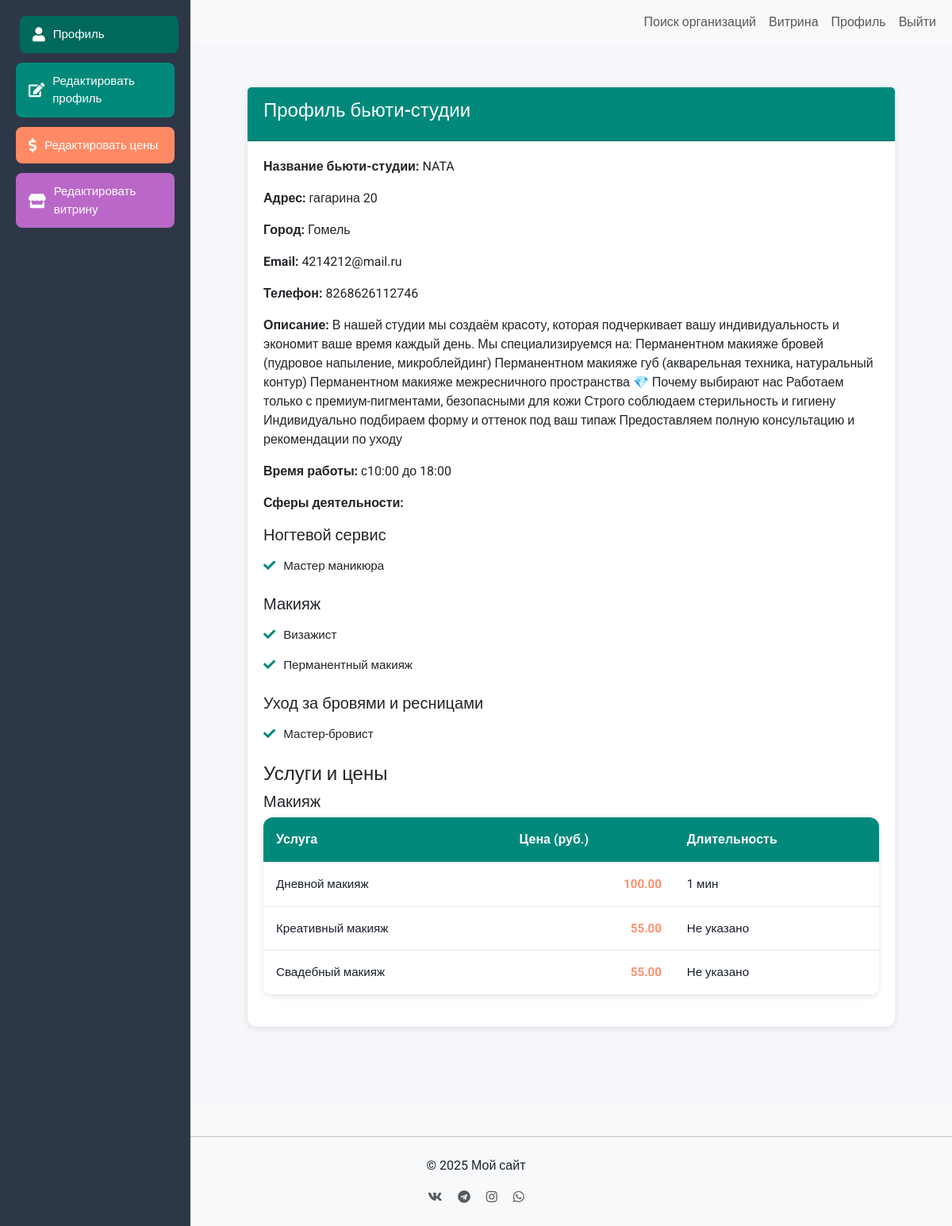
The page /accounts/profile/ (signed in) on the database as committed earlier.
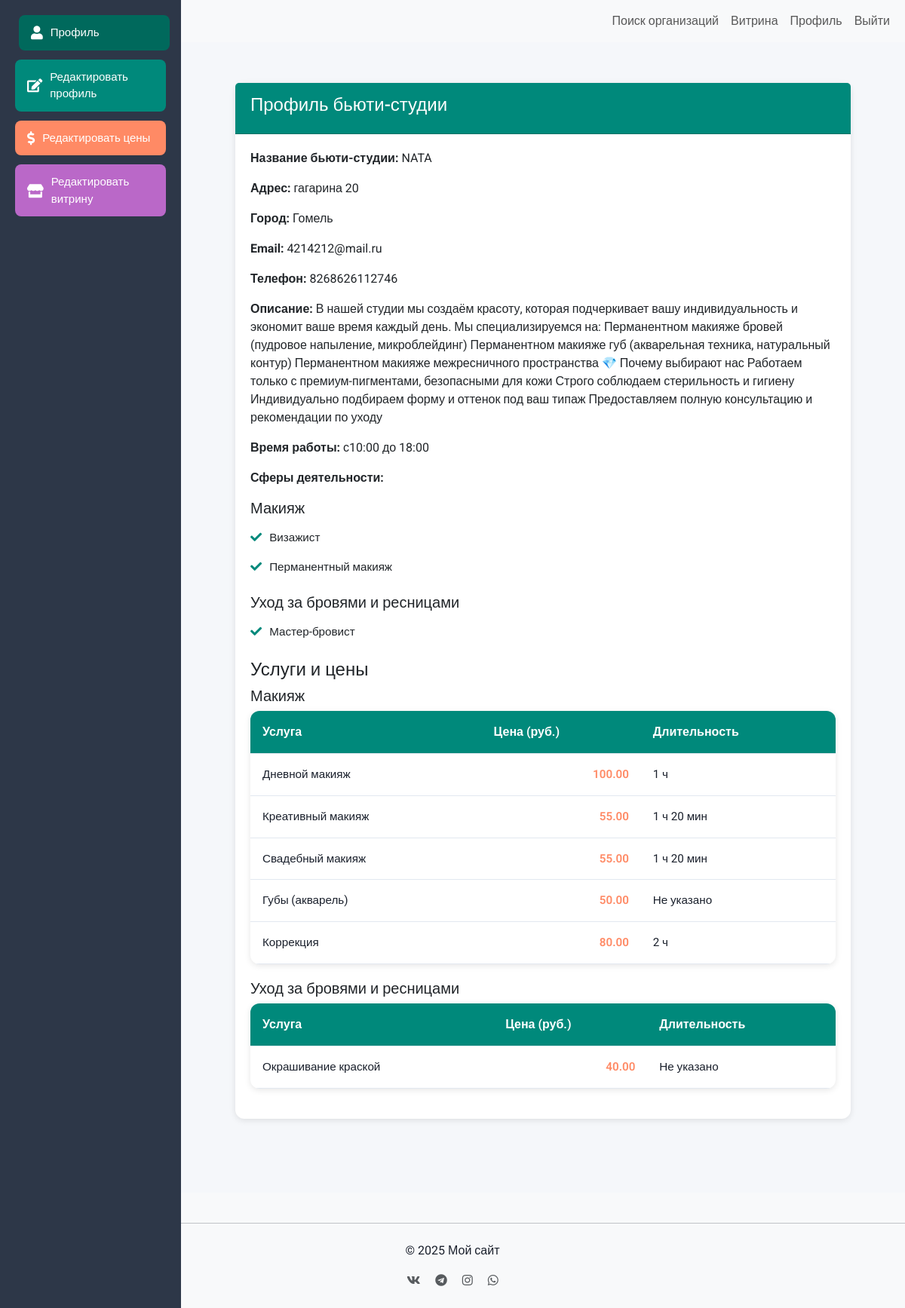
The same page on the database as committed later.
### accounts/models.py (models this page shows, shortened)
class WorkshopProfile(models.Model):
    user = models.OneToOneField(User, on_delete=models.CASCADE)
    workshop_name = models.CharField(max_length=100, verbose_name='Название бьюти-студии')
    workshop_address = models.CharField(max_length=255, verbose_name='Адрес')
    phone = models.CharField(max_length=20, verbose_name='Телефон бьюти-студии')
    city = models.CharField(max_length=100, blank=True, verbose_name='Город')
    activity_area = models.ManyToManyField(ActivityArea, verbose_name='Сферы деятельности')
    description = models.TextField(blank=True, verbose_name='Описание')
    working_hours = models.CharField(max_length=255, blank=True, verbose_name='Время работы')
    class Meta:
        verbose_name = 'Профиль бьюти-студии'
        verbose_name_plural = 'Профили бьюти-студий'

class ActivityArea(models.Model):
    CATEGORY_CHOICES = [
        ('hair', 'Уход за волосами'),
        ('nails', 'Ногтевой сервис'),
        ('cosmetology', 'Косметология'),
        ('makeup', 'Макияж'),
        ('brows_lashes', 'Уход за бровями и ресницами'),
        ('epilation', 'Эпиляция и депиляция'),
        ('body', 'Массаж и уход за телом'),
        ('tattoo_piercing', 'Тату и пирсинг'),
        ('styling', 'Стилистика и имидж'),
        ('kids', 'Детская бьюти-сфера'),
        ('alternative', 'Альтернативные направления'),
        ('education', 'Обучение и менторство'),
    ]
    name = models.CharField(max_length=100, verbose_name='Название')
    code = models.CharField(max_length=30, unique=True, verbose_name='Код')
    category = models.CharField(max_length=30, choices=CATEGORY_CHOICES, verbose_name='Категория')
    class Meta:
        verbose_name = 'Сфера деятельности'
        verbose_name_plural = 'Сферы деятельности'
    def __str__(self):
        return self.name

class ServicePrice(models.Model):
    workshop = models.ForeignKey(WorkshopProfile, on_delete=models.CASCADE, related_name='service_prices')
    activity_area = models.ForeignKey(ActivityArea, on_delete=models.CASCADE, verbose_name='Сфера деятельности')
    service_name = models.CharField(max_length=100, verbose_name='Название услуги')
    price = models.DecimalField(max_digits=10, decimal_places=2, verbose_name='Цена')
    duration = models.CharField(max_length=50, blank=True, verbose_name='Длительность')
    class Meta:
        verbose_name = 'Цена услуги'
        verbose_name_plural = 'Цены услуг'

### accounts/views.py (the view)
# urls.py: path('profile/', views.profile_view, name='profile'),
@login_required
def profile_view(request):
    client_profile = None
    workshop_profile = None
    is_client = False
    is_workshop = False
    grouped_activities = {}
    client_form = None
    workshop_form = None
    formset = None
    showcase_form = None
    upload_form = None
    showcase = None
    gallery = None
    grouped_prices = OrderedDict()
    try:
        client_profile = request.user.clientprofile
        is_client = True
        client_form = ClientProfileForm(instance=client_profile, initial={'email': request.user.email})
    except ClientProfile.DoesNotExist:
        try:
            workshop_profile = request.user.workshopprofile
            is_workshop = True
            workshop_form = WorkshopProfileForm(instance=workshop_profile, initial={'email': request.user.email})
            json_path = finders.find('services.json')
            if not json_path:
                logger.error("Файл services.json не найден")
                return JsonResponse({'success': False, 'errors': 'Service list not found.'}, status=500) if request.headers.get('X-Requested-With') == 'XMLHttpRequest' else redirect('accounts:profile')
            try:
                with open(json_path, 'r', encoding='utf-8') as f:
                    services_data = json.load(f)
                service_map = {item['code']: item['works'] for item in services_data}
            except json.JSONDecodeError as e:
                logger.error(f"Ошибка декодирования services.json: {str(e)}")
                return JsonResponse({'success': False, 'errors': 'Invalid services.json format.'}, status=500) if request.headers.get('X-Requested-With') == 'XMLHttpRequest' else redirect('accounts:profile')
            activity_codes = {str(area.id): area.code for area in workshop_profile.activity_area.all()}
            formset = ServicePriceFormSet(
                queryset=ServicePrice.objects.filter(workshop=workshop_profile),
                form_kwargs={'workshop': workshop_profile}
            )
            CATEGORY_TRANSLATIONS = {
                'hair': 'Уход за волосами',
                'nails': 'Ногтевой сервис',
                'cosmetology': 'Косметология',
                'makeup': 'Макияж',
                'brows_lashes': 'Уход за бровями и ресницами',
                'epilation': 'Эпиляция и депиляция',
                'body': 'Массаж и уход за телом',
                'tattoo_piercing': 'Тату и пирсинг',
                'styling': 'Стилистика и имидж',
                'kids': 'Детская бьюти-сфера',
                'alternative': 'Альтернативные направления',
                'education': 'Обучение и менторство'
            }
            grouped_activities = OrderedDict()
            for activity in workshop_profile.activity_area.all():
                cat = CATEGORY_TRANSLATIONS.get(activity.category, activity.get_category_display())
                grouped_activities.setdefault(cat, []).append(activity)
            prices = ServicePrice.objects.filter(workshop=workshop_profile)
            for price in prices:
                cat = CATEGORY_TRANSLATIONS.get(price.activity_area.category, price.activity_area.get_category_display())
                grouped_prices.setdefault(cat, []).append(price)
            showcase, created = Showcase.objects.get_or_create(workshop=workshop_profile)
            showcase_form = ShowcaseForm(instance=showcase)
            upload_form = GalleryImageForm()
            gallery = showcase.gallery_images.all()
        except WorkshopProfile.DoesNotExist:
            pass
    return render(request, 'accounts/profile.html', {
        'client_profile': client_profile,
        'workshop_profile': workshop_profile,
        'is_client': is_client,
        'is_workshop': is_workshop,
        'grouped_activities': grouped_activities,
        'user': request.user,
        'client_form': client_form,
        'workshop_form': workshop_form,
        'formset': formset,
        'service_map': service_map if is_workshop else {},
        'activity_codes': activity_codes if is_workshop else {},
        'showcase_form': showcase_form,
        'upload_form': upload_form,
        'showcase': showcase,
        'gallery': gallery,
        'grouped_prices': grouped_prices
    })

### accounts/templates/accounts/profile.html (shortened to what this page needs)
{% extends "base.html" %}
{% load static crispy_forms_tags format_duration %}
{% block content %}
<div class="dashboard-container">
  <div class="sidebar">
    <a href="#" class="profile-btn active" data-section="profile-details"><i class="fas fa-user"></i> Профиль</a>
    <a href="#" class="profile-btn" data-section="edit-profile"><i class="fas fa-edit"></i> Редактировать профиль</a>
    {% if is_workshop %}
      <a href="#" class="prices-btn" data-section="edit-prices"><i class="fas fa-dollar-sign"></i> Редактировать цены</a>
      <a href="#" class="showcase-btn" data-section="edit-showcase"><i class="fas fa-store"></i> Редактировать витрину</a>
    {% endif %}
  </div>
  <div class="profile-container">
    <div id="profile-details" class="content-section active">
      {% if is_client %}
        <div class="card">
          <div class="card-header">
            <h4>Профиль клиента</h4>
          </div>
          <div class="card-body">
            <p class="profile-name"><strong>Имя:</strong> {{ client_profile.name|default:user.username }}</p>
            <p class="profile-email"><strong>Email:</strong> {{ user.email }}</p>
            <p class="profile-phone"><strong>Телефон:</strong> {{ client_profile.phone }}</p>
            <p class="profile-city"><strong>Город:</strong> {{ client_profile.city|default:"Не указано" }}</p>
          </div>
        </div>
      {% elif is_workshop %}
        <div class="card">
          <div class="card-header">
            <h4>Профиль бьюти-студии</h4>
          </div>
          <div class="card-body">
            <p class="profile-workshop-name"><strong>Название бьюти-студии:</strong> {{ workshop_profile.workshop_name }}</p>
            <p class="profile-workshop-address"><strong>Адрес:</strong> {{ workshop_profile.workshop_address }}</p>
            <p class="profile-city"><strong>Город:</strong> {{ workshop_profile.city|default:"Не указано" }}</p>
            <p class="profile-email"><strong>Email:</strong> {{ user.email }}</p>
            <p class="profile-phone"><strong>Телефон:</strong> {{ workshop_profile.phone }}</p>
            <p class="profile-description"><strong>Описание:</strong> {{ workshop_profile.description|default:"Не указано" }}</p>
            <p class="profile-working-hours"><strong>Время работы:</strong> {{ workshop_profile.working_hours|default:"Не указано" }}</p>
            <p><strong>Сферы деятельности:</strong></p>
            {% if grouped_activities %}
              {% for category, activities in grouped_activities.items %}
                <h5>{{ category }}</h5>
                <ul class="activity-list">
                  {% for activity in activities %}
                    <li>{{ activity.name }}</li>
                  {% endfor %}
                </ul>
              {% endfor %}
            {% else %}
              <p>Не указано</p>
            {% endif %}
            <h4>Услуги и цены</h4>
            {% if workshop_profile.service_prices.exists %}
              {% for category, prices in grouped_prices.items %}
                <h5>{{ category }}</h5>
                <table class="price-table">
                  <thead>
                    <tr>
                      <th>Услуга</th>
                      <th>Цена (руб.)</th>
                      <th>Длительность</th>
                    </tr>
                  </thead>
                  <tbody>
                    {% for price in prices %}
                      <tr>
                        <td>{{ price.service_name }}</td>
                        <td class="price-cell">{{ price.price }}</td>
                        <td>{{ price.duration|format_duration|default:"Не указано" }}</td>
                      </tr>
                    {% endfor %}
                  </tbody>
                </table>
              {% endfor %}
            {% else %}
              <p>Цены на услуги не указаны.</p>
            {% endif %}
          </div>
        </div>
      {% else %}
        <p class="text-center">Профиль не найден.</p>
      {% endif %}
    </div>
  </div>
</div>
<link rel="stylesheet" href="https://cdnjs.cloudflare.com/ajax/libs/font-awesome/5.15.4/css/all.min.css">
{% endblock %}

### templates/base.html (shortened to what this page needs)
<!DOCTYPE html>
{% load static %}
<html lang="ru">
<head>
    <link rel="stylesheet" href="https://cdn.jsdelivr.net/npm/bootstrap@5.3.0/dist/css/bootstrap.min.css">
    <link rel="stylesheet" href="https://cdn.jsdelivr.net/npm/@fortawesome/fontawesome-free@6.4.0/css/all.min.css">
    <link rel="stylesheet" href="{% static 'css/style.css' %}">
</head>
<body>
    <header>
        <nav class="navbar navbar-expand-lg navbar-light bg-light">
            <div class="container-fluid">
                <a class="navbar-brand" href="{% url 'main:home' %}">Главная</a>
                <div class="collapse navbar-collapse" id="navbarNav">
                    <ul class="navbar-nav ms-auto">
                        <li class="nav-item">
                            <a class="nav-link" href="{% url 'search:search' %}">Поиск организаций</a>
                        </li>
                        {% if user.is_authenticated %}
                            {% if is_workshop %}
                                <li class="nav-item">
                                    <a class="nav-link" href="{% url 'showcase:view_showcase' username=user.username %}">Витрина</a>
                                </li>
                            {% endif %}
                            <li class="nav-item">
                                <a class="nav-link" href="{% url 'accounts:profile' %}">Профиль</a>
                            </li>
                            <li class="nav-item">
                                <a class="nav-link" href="{% url 'accounts:logout' %}">Выйти</a>
                            </li>
                        {% endif %}
                    </ul>
                </div>
            </div>
        </nav>
    </header>
    <main class="container mt-4">
        {% block content %}{% endblock %}
    </main>
    <footer class="text-center mt-5 py-4 bg-light">
        <hr class="mb-4">
        <div class="container">
            <div class="row">
                <div class="col-md-12">
                    <p class="mb-0">© 2025 Мой сайт</p>
                    <div class="mt-3">
                        <a href="#" class="text-muted me-3"><i class="fab fa-vk"></i></a>
                        <a href="#" class="text-muted me-3"><i class="fab fa-telegram"></i></a>
                        <a href="#" class="text-muted me-3"><i class="fab fa-instagram"></i></a>
                        <a href="#" class="text-muted"><i class="fab fa-whatsapp"></i></a>
                    </div>
                </div>
            </div>
        </div>
    </footer>
</body>
</html>

Rows that differ between the two databases and show on the page:
no longer on this page (row unchanged): ActivityArea: category "Ногтевой сервис", name "Мастер маникюра"
changed ServicePrice "Дневной макияж": duration "1 мин" → "1 ч"
changed ServicePrice "Креативный макияж": duration "Не указано" → "1 ч 20 мин"
changed ServicePrice "Свадебный макияж": duration "Не указано" → "1 ч 20 мин"
added ServicePrice: service_name "Губы (акварель)", price "50.00", duration "Не указано", shown under "Макияж"
added ServicePrice: service_name "Коррекция", price "80.00", duration "2 ч", shown under "Макияж"
added ServicePrice: category "Уход за бровями и ресницами", service_name "Окрашивание краской", price "40.00", duration "Не указано"
